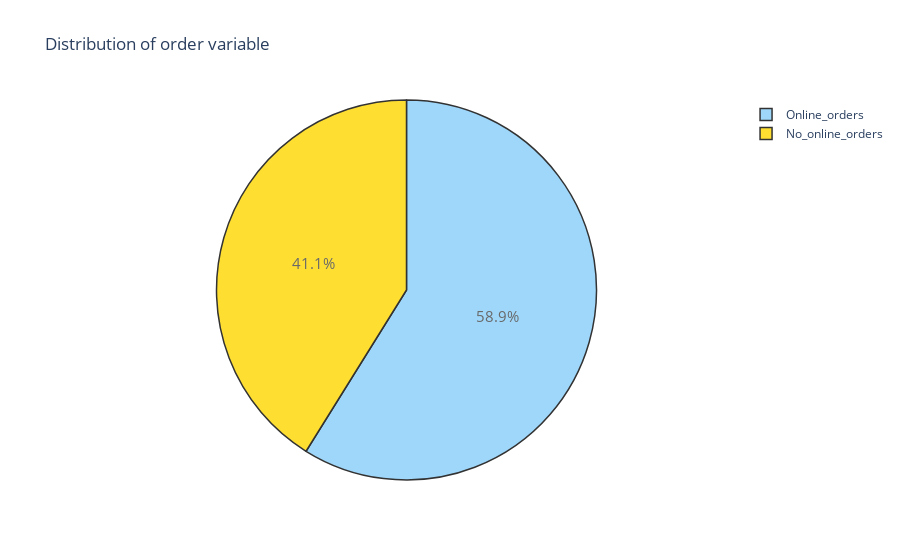

The notebook cell saved with this chart:
### Code cell
#With the help of pie chart we are going to plot how much percentage of online orders are been placed
trace = go.Pie(labels = ['Online_orders', 'No_online_orders'], 
               values = df['online_order'].value_counts(), 
               textfont=dict(size=15), opacity = 0.8,
               marker=dict(colors=['lightskyblue','gold'], 
               line=dict(color='#000000', width=1.5)))
layout = dict(title =  'Distribution of order variable')  
fig = dict(data = [trace], layout=layout)
py.iplot(fig)

#From the above pie chart we can say people tend to order online rather than going into to a restaurant and dining in.

### Figure 1 — Plotly figure (JSON) as saved in the notebook; plotly's stock layout.template omitted (floating-point values rounded to 4 significant figures)
{"data": [{"labels": ["Online_orders", "No_online_orders"], "marker": {"colors": ["lightskyblue", "gold"], "line": {"color": "#000000", "width": 1.5}}, "opacity": 0.8, "textfont": {"size": 15}, "type": "pie", "values": [30444, 21273]}], "layout": {"title": {"text": "Distribution of order variable"}}}
